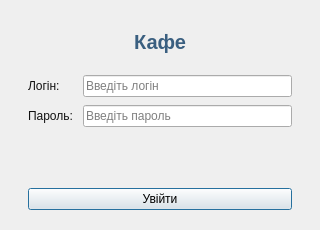
<?xml version="1.0" encoding="UTF-8"?>
<ui version="4.0">
 <class>LoginView</class>
 <widget class="QDialog" name="LoginView">
  <property name="geometry">
   <rect><x>0</x><y>0</y><width>320</width><height>230</height></rect>
  </property>
  <property name="windowTitle"><string>Кафе - Вхід</string></property>
  <property name="sizeGripEnabled"><bool>false</bool></property>
  <layout class="QVBoxLayout" name="verticalLayout">
   <property name="leftMargin"><number>28</number></property>
   <property name="topMargin"><number>24</number></property>
   <property name="rightMargin"><number>28</number></property>
   <property name="bottomMargin"><number>20</number></property>
   <property name="spacing"><number>10</number></property>
   <item>
    <widget class="QLabel" name="appTitleLabel">
     <property name="text"><string>Кафе</string></property>
     <property name="alignment"><set>Qt::AlignCenter</set></property>
     <property name="styleSheet">
      <string>font-size: 20px; font-weight: bold; color: #3A5F80; padding-bottom: 6px;</string>
     </property>
    </widget>
   </item>
   <item>
    <layout class="QFormLayout" name="formLayout">
     <property name="fieldGrowthPolicy"><enum>QFormLayout::ExpandingFieldsGrow</enum></property>
     <property name="verticalSpacing"><number>8</number></property>
     <item row="0" column="0">
		 <widget class="QLabel" name="usernameLabel">
			 <property name="styleSheet">
				 <string notr="true">color: #111111;</string>
			 </property>
			 <property name="text">
				 <string>Логін:</string>
			 </property>
		 </widget>
     </item>
     <item row="0" column="1">
      <widget class="QLineEdit" name="usernameEdit">
       <property name="placeholderText"><string>Введіть логін</string></property>
      </widget>
     </item>
     <item row="1" column="0">
		 <widget class="QLabel" name="passwordLabel">
			 <property name="styleSheet">
				 <string notr="true">color: #111111;</string>
			 </property>
			 <property name="text">
				 <string>Пароль:</string>
			 </property>
		 </widget>
     </item>
     <item row="1" column="1">
      <widget class="QLineEdit" name="passwordEdit">
       <property name="echoMode"><enum>QLineEdit::Password</enum></property>
       <property name="placeholderText"><string>Введіть пароль</string></property>
      </widget>
     </item>
    </layout>
   </item>
   <item>
    <widget class="QLabel" name="errorLabel">
     <property name="text"><string/></property>
     <property name="styleSheet"><string>color: #C0392B;</string></property>
     <property name="wordWrap"><bool>true</bool></property>
     <property name="visible"><bool>false</bool></property>
    </widget>
   </item>
   <item>
    <widget class="QPushButton" name="loginBtn">
     <property name="text"><string>Увійти</string></property>
     <property name="default"><bool>true</bool></property>
    </widget>
   </item>
  </layout>
 </widget>
 <resources/>
 <connections/>
</ui>
